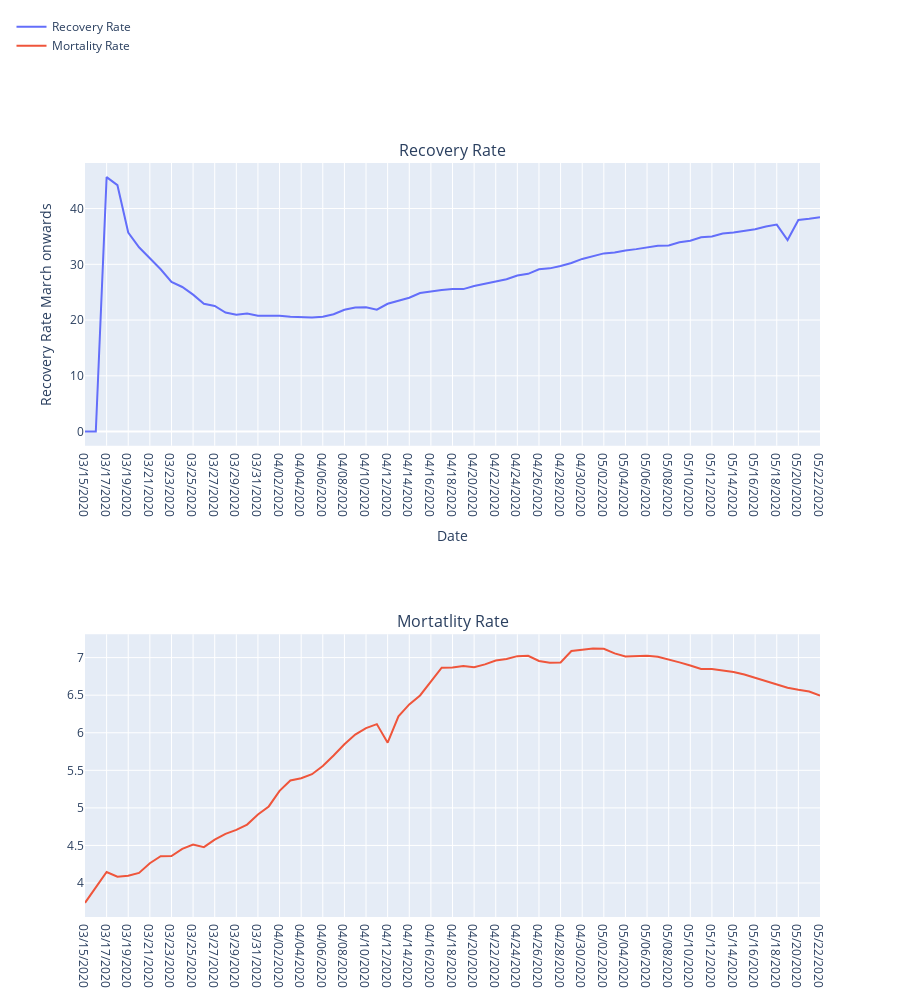

The code cell stored with this chart in its notebook:
### Code cell
#Plotting Mortality and Recovery Rate 

Worldwide_data_March=Worldwide_data.loc[Worldwide_data.Updated>="03/15/202"]

fig = make_subplots(rows=2, cols=1,
                   subplot_titles=("Recovery Rate", "Mortatlity Rate"))
fig.add_trace(
    go.Scatter(x=Worldwide_data_March.Updated, y=Worldwide_data_March["Recovery Rate"],name="Recovery Rate"),
    row=1, col=1
)
fig.add_trace(
    go.Scatter(x=Worldwide_data_March.Updated, y=Worldwide_data_March["Mortality Rate"],name="Mortality Rate"),
    row=2, col=1
)
fig.update_layout(height=1000,legend=dict(x=-0.1,y=1.2,traceorder="normal"))
fig.update_xaxes(title_text="Date", row=1, col=1)
fig.update_yaxes(title_text="Recovery Rate March onwards", row=1, col=1)
fig.update_xaxes(title_text="Date", row=1, col=2)
fig.update_yaxes(title_text="Mortality Rate March onwards", row=1, col=2)
fig.show()

### Figure 1 — Plotly figure (JSON) as saved in the notebook; plotly's stock layout.template omitted (floating-point values rounded to 4 significant figures)
{"data": [{"name": "Recovery Rate", "type": "scatter", "x": ["03/15/2020", "03/16/2020", "03/17/2020", "03/18/2020", "03/19/2020", "03/20/2020", "03/21/2020", "03/22/2020", "03/23/2020", "03/24/2020", "03/25/2020", "03/26/2020", "03/27/2020", "03/28/2020", "03/29/2020", "03/30/2020", "03/31/2020", "04/01/2020", "04/02/2020", "04/03/2020", "04/04/2020", "04/05/2020", "04/06/2020", "04/07/2020", "04/08/2020", "04/09/2020", "04/10/2020", "04/11/2020", "04/12/2020", "04/13/2020", "04/14/2020", "04/15/2020", "04/16/2020", "04/17/2020", "04/18/2020", "04/19/2020", "04/20/2020", "04/21/2020", "04/22/2020", "04/23/2020", "04/24/2020", "04/25/2020", "04/26/2020", "04/27/2020", "04/28/2020", "04/29/2020", "04/30/2020", "05/01/2020", "05/02/2020", "05/03/2020", "05/04/2020", "05/05/2020", "05/06/2020", "05/07/2020", "05/08/2020", "05/09/2020", "05/10/2020", "05/11/2020", "05/12/2020", "05/13/2020", "05/14/2020", "05/15/2020", "05/16/2020", "05/17/2020", "05/18/2020", "05/19/2020", "05/20/2020", "05/21/2020", "05/22/2020"], "xaxis": "x", "y": [0, 0, 45.63, 44.18, 35.71, 33.05, 31.08, 29.11, 26.85, 25.93, 24.56, 22.93, 22.53, 21.35, 20.95, 21.16, 20.76, 20.72, 20.78, 20.6, 20.57, 20.44, 20.59, 21.04, 21.84, 22.26, 22.29, 21.87, 22.92, 23.42, 24.0, 24.85, 25.17, 25.41, 25.56, 25.56, 26.12, 26.55, 26.97, 27.33, 28.0, 28.3, 29.12, 29.27, 29.71, 30.23, 30.97, 31.47, 31.96, 32.1, 32.48, 32.72, 33.07, 33.33, 33.39, 33.94, 34.24, 34.85, 34.99, 35.52, 35.72, 36.02, 36.3, 36.78, 37.12, 34.34, 37.95, 38.15, 38.46], "yaxis": "y"}, {"name": "Mortality Rate", "type": "scatter", "x": ["03/15/2020", "03/16/2020", "03/17/2020", "03/18/2020", "03/19/2020", "03/20/2020", "03/21/2020", "03/22/2020", "03/23/2020", "03/24/2020", "03/25/2020", "03/26/2020", "03/27/2020", "03/28/2020", "03/29/2020", "03/30/2020", "03/31/2020", "04/01/2020", "04/02/2020", "04/03/2020", "04/04/2020", "04/05/2020", "04/06/2020", "04/07/2020", "04/08/2020", "04/09/2020", "04/10/2020", "04/11/2020", "04/12/2020", "04/13/2020", "04/14/2020", "04/15/2020", "04/16/2020", "04/17/2020", "04/18/2020", "04/19/2020", "04/20/2020", "04/21/2020", "04/22/2020", "04/23/2020", "04/24/2020", "04/25/2020", "04/26/2020", "04/27/2020", "04/28/2020", "04/29/2020", "04/30/2020", "05/01/2020", "05/02/2020", "05/03/2020", "05/04/2020", "05/05/2020", "05/06/2020", "05/07/2020", "05/08/2020", "05/09/2020", "05/10/2020", "05/11/2020", "05/12/2020", "05/13/2020", "05/14/2020", "05/15/2020", "05/16/2020", "05/17/2020", "05/18/2020", "05/19/2020", "05/20/2020", "05/21/2020", "05/22/2020"], "xaxis": "x2", "y": [3.736, 3.944, 4.146, 4.085, 4.097, 4.135, 4.263, 4.356, 4.358, 4.455, 4.513, 4.478, 4.577, 4.655, 4.707, 4.778, 4.911, 5.019, 5.226, 5.364, 5.395, 5.448, 5.557, 5.698, 5.846, 5.976, 6.062, 6.115, 5.868, 6.219, 6.377, 6.497, 6.681, 6.865, 6.868, 6.889, 6.873, 6.91, 6.961, 6.981, 7.02, 7.025, 6.956, 6.932, 6.935, 7.088, 7.104, 7.123, 7.117, 7.056, 7.016, 7.016, 7.025, 7.012, 6.978, 6.937, 6.895, 6.848, 6.849, 6.831, 6.809, 6.774, 6.73, 6.688, 6.637, 6.6, 6.571, 6.548, 6.494], "yaxis": "y2"}], "layout": {"annotations": [{"font": {"size": 16}, "showarrow": false, "text": "Recovery Rate", "x": 0.5, "xanchor": "center", "xref": "paper", "y": 1, "yanchor": "bottom", "yref": "paper"}, {"font": {"size": 16}, "showarrow": false, "text": "Mortatlity Rate", "x": 0.5, "xanchor": "center", "xref": "paper", "y": 0.375, "yanchor": "bottom", "yref": "paper"}], "height": 1000, "legend": {"traceorder": "normal", "x": -0.1, "y": 1.2}, "xaxis": {"anchor": "y", "domain": [0, 1], "title": {"text": "Date"}}, "xaxis2": {"anchor": "y2", "domain": [0, 1]}, "yaxis": {"anchor": "x", "domain": [0.625, 1], "title": {"text": "Recovery Rate March onwards"}}, "yaxis2": {"anchor": "x2", "domain": [0, 0.375]}}}
